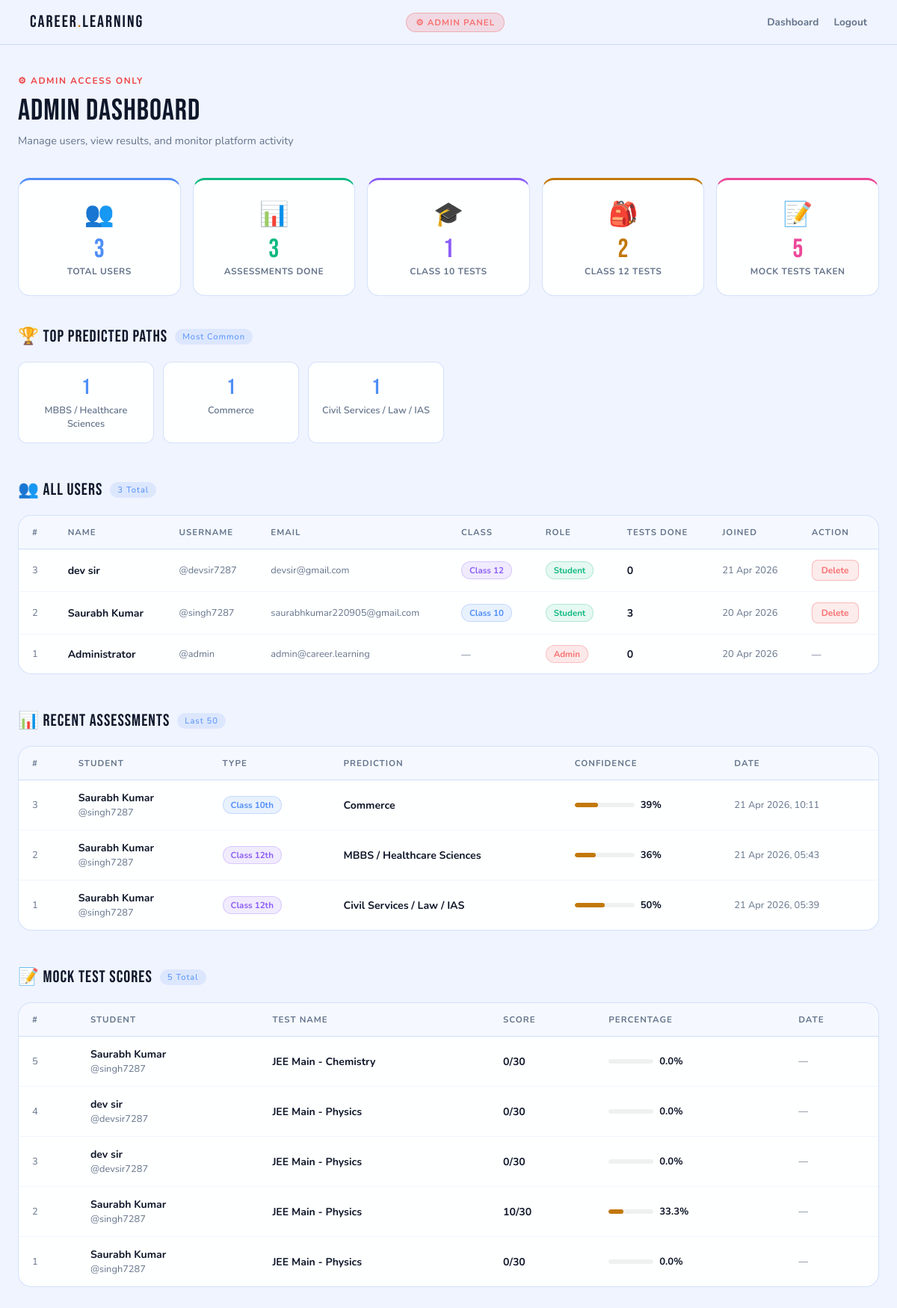
The page /admin (signed in) on the database its author committed.
### tables this page shows
CREATE TABLE results (
        id          INTEGER PRIMARY KEY AUTOINCREMENT,
        user_id     INTEGER,
        result_type TEXT,
        prediction  TEXT,
        confidence  INTEGER,
        input_data  TEXT,
        created_at  TIMESTAMP DEFAULT CURRENT_TIMESTAMP,
        FOREIGN KEY(user_id) REFERENCES users(id) ON DELETE CASCADE
    );

CREATE TABLE users (
        id            INTEGER PRIMARY KEY AUTOINCREMENT,
        fullname      TEXT    NOT NULL,
        username      TEXT    UNIQUE NOT NULL,
        email         TEXT    UNIQUE NOT NULL,
        password      TEXT    NOT NULL,
        student_class TEXT,
        is_admin      INTEGER DEFAULT 0,
        is_mentor     INTEGER DEFAULT 0,
        created_at    TIMESTAMP DEFAULT CURRENT_TIMESTAMP
    , phone TEXT);

CREATE TABLE mock_tests (
        id                  INTEGER PRIMARY KEY AUTOINCREMENT,
        title               TEXT NOT NULL,
        description         TEXT,
        subject             TEXT NOT NULL,
        exam_type           TEXT,
        total_questions     INTEGER NOT NULL,
        duration            INTEGER,
        difficulty_level    TEXT DEFAULT 'Medium',
        created_at          TIMESTAMP DEFAULT CURRENT_TIMESTAMP
    );

CREATE TABLE test_attempts (
        id                  INTEGER PRIMARY KEY AUTOINCREMENT,
        user_id             INTEGER NOT NULL,
        mock_test_id        INTEGER NOT NULL,
        score               INTEGER,
        total_questions     INTEGER,
        percentage          REAL,
        answers_json        TEXT,
        attempted_at        TIMESTAMP DEFAULT CURRENT_TIMESTAMP,
        FOREIGN KEY(user_id) REFERENCES users(id) ON DELETE CASCADE,
        FOREIGN KEY(mock_test_id) REFERENCES mock_tests(id) ON DELETE CASCADE
    );

### career_learning_complete/career_learning/admin.py (the view)
@admin.route('/admin')
@admin_required
def admin_panel():
    conn = get_db()
    users_raw = conn.execute("""
        SELECT u.*, COUNT(r.id) as result_count
        FROM users u
        LEFT JOIN results r ON r.user_id = u.id
        GROUP BY u.id
        ORDER BY u.created_at DESC
    """).fetchall()
    results_raw = conn.execute("""
        SELECT r.*, u.fullname, u.username
        FROM results r
        JOIN users u ON u.id = r.user_id
        ORDER BY r.created_at DESC
        LIMIT 50
    """).fetchall()
    test_attempts_raw = conn.execute("""
        SELECT ta.*, u.fullname, u.username, mt.title as test_title
        FROM test_attempts ta
        JOIN users u ON u.id = ta.user_id
        JOIN mock_tests mt ON mt.id = ta.mock_test_id
        ORDER BY ta.attempted_at DESC
        LIMIT 50
    """).fetchall()
    total_users   = conn.execute("SELECT COUNT(*) FROM users").fetchone()[0]
    total_results = conn.execute("SELECT COUNT(*) FROM results").fetchone()[0]
    total_tests   = conn.execute("SELECT COUNT(*) FROM test_attempts").fetchone()[0]
    tenth_count   = conn.execute("SELECT COUNT(*) FROM results WHERE result_type='10th'").fetchone()[0]
    twelfth_count = conn.execute("SELECT COUNT(*) FROM results WHERE result_type='12th'").fetchone()[0]
    top_raw = conn.execute("""
        SELECT prediction, COUNT(*) as cnt FROM results
        GROUP BY prediction ORDER BY cnt DESC LIMIT 6
    """).fetchall()
    top_predictions = [(r['prediction'], r['cnt']) for r in top_raw]
    users = []
    for u in users_raw:
        u = dict(u)
        if isinstance(u.get('created_at'), str):
            try:    u['created_at'] = datetime.strptime(u['created_at'], '%Y-%m-%d %H:%M:%S')
            except: u['created_at'] = None
        users.append(type('User', (), u)())
    results = []
    for r in results_raw:
        r = dict(r)
        if isinstance(r.get('created_at'), str):
            try:    r['created_at'] = datetime.strptime(r['created_at'], '%Y-%m-%d %H:%M:%S')
            except: r['created_at'] = None
        results.append(type('Result', (), r)())
    test_attempts = []
    for ta in test_attempts_raw:
        ta = dict(ta)
        if isinstance(ta.get('attempted_at'), str):
            try:    ta['attempted_at'] = datetime.strptime(ta['attempted_at'], '%Y-%m-%d %H:%M:%S')
            except: ta['attempted_at'] = None
        test_attempts.append(type('TestAttempt', (), ta)())
    conn.close()
    return render_template('admin.html',
        users=users, results=results, test_attempts=test_attempts,
        total_users=total_users, total_results=total_results, total_tests=total_tests,
        tenth_count=tenth_count, twelfth_count=twelfth_count,
        top_predictions=top_predictions
    )

### career_learning_complete/career_learning/database.py (called while the page is built)
def get_db():
    conn = sqlite3.connect(DB_PATH)
    conn.row_factory = sqlite3.Row
    return conn

### career_learning_complete/career_learning/templates/admin.html (shortened to what this page needs)
<!DOCTYPE html>
<html lang="en">
<head>
</head>
<body>
  <nav>
    <a class="logo" href="/">Career<span>.</span>learning</a>
    <span class="admin-badge">⚙ ADMIN PANEL</span>
    <div class="nav-right">
      <a href="/dashboard">Dashboard</a>
      <a href="/logout">Logout</a>
    </div>
  </nav>
  <main>
    <div class="page-head">
      <div class="page-tag">⚙ Admin Access Only</div>
      <div class="page-title">ADMIN DASHBOARD</div>
      <div class="page-sub">Manage users, view results, and monitor platform activity</div>
    </div>
    <div class="stats-grid">
      <div class="stat-card s1">
        <div class="stat-icon">👥</div>
        <div class="stat-num" style="color:var(--primary)">{{ total_users }}</div>
        <div class="stat-label">Total Users</div>
      </div>
      <div class="stat-card s2">
        <div class="stat-icon">📊</div>
        <div class="stat-num" style="color:var(--green)">{{ total_results }}</div>
        <div class="stat-label">Assessments Done</div>
      </div>
      <div class="stat-card s3">
        <div class="stat-icon">🎓</div>
        <div class="stat-num" style="color:var(--violet)">{{ tenth_count }}</div>
        <div class="stat-label">Class 10 Tests</div>
      </div>
      <div class="stat-card s4">
        <div class="stat-icon">🎒</div>
        <div class="stat-num" style="color:var(--gold)">{{ twelfth_count }}</div>
        <div class="stat-label">Class 12 Tests</div>
      </div>
      <div class="stat-card s5">
        <div class="stat-icon">📝</div>
        <div class="stat-num" style="color:var(--pink)">{{ total_tests }}</div>
        <div class="stat-label">Mock Tests Taken</div>
      </div>
    </div>
    {% if top_predictions %}
    <div class="section">
      <div class="section-title">🏆 Top Predicted Paths <span class="badge">Most Common</span></div>
      <div class="pred-grid">
        {% for pred, cnt in top_predictions %}
        <div class="pred-item">
          <div class="pred-count">{{ cnt }}</div>
          <div class="pred-name">{{ pred }}</div>
        </div>
        {% endfor %}
      </div>
    </div>
    {% endif %}
    <div class="section">
      <div class="section-title">👥 All Users <span class="badge">{{ total_users }} Total</span></div>
      <div class="table-wrap">
        <table>
          <thead>
            <tr>
              <th>#</th>
              <th>Name</th>
              <th>Username</th>
              <th>Email</th>
              <th>Class</th>
              <th>Role</th>
              <th>Tests Done</th>
              <th>Joined</th>
              <th>Action</th>
            </tr>
          </thead>
          <tbody>
            {% for user in users %}
            <tr>
              <td class="td-muted">{{ user.id }}</td>
              <td><strong>{{ user.fullname }}</strong></td>
              <td class="td-muted">@{{ user.username }}</td>
              <td class="td-muted">{{ user.email }}</td>
              <td>
                {% if user.student_class %}
                  <span class="chip chip-{{ user.student_class }}">Class {{ user.student_class }}</span>
                {% else %}
                  <span class="td-muted">—</span>
                {% endif %}
              </td>
              <td>
                {% if user.is_admin %}
                  <span class="chip chip-admin">Admin</span>
                {% else %}
                  <span class="chip chip-user">Student</span>
                {% endif %}
              </td>
              <td><strong>{{ user.result_count }}</strong></td>
              <td class="td-muted">{{ user.created_at.strftime('%d %b %Y') if user.created_at else '—' }}</td>
              <td>
                {% if not user.is_admin %}
                <form action="/admin/delete-user/{{ user.id }}" method="POST"
                      onsubmit="return confirm('Delete {{ user.fullname }}? This cannot be undone.')">
                  <button type="submit" class="btn-del">Delete</button>
                </form>
                {% else %}
                  <span class="td-muted">—</span>
                {% endif %}
              </td>
            </tr>
            {% else %}
            <tr><td colspan="9" style="text-align:center;color:var(--muted);padding:32px">No users yet.</td></tr>
            {% endfor %}
          </tbody>
        </table>
      </div>
    </div>
    <div class="section">
      <div class="section-title">📊 Recent Assessments <span class="badge">Last 50</span></div>
      <div class="table-wrap">
        <table>
          <thead>
            <tr>
              <th>#</th>
              <th>Student</th>
              <th>Type</th>
              <th>Prediction</th>
              <th>Confidence</th>
              <th>Date</th>
            </tr>
          </thead>
          <tbody>
            {% for r in results %}
            <tr>
              <td class="td-muted">{{ r.id }}</td>
              <td>
                <strong>{{ r.fullname }}</strong><br>
                <span class="td-muted">@{{ r.username }}</span>
              </td>
              <td>
                <span class="chip chip-{{ r.result_type.replace('th','') }}">
                  Class {{ r.result_type }}
                </span>
              </td>
              <td><strong>{{ r.prediction }}</strong></td>
              <td>
                <div class="conf-bar">
                  <div class="conf-track">
                    <div class="conf-fill" style="width:{{ r.confidence }}%;background:{% if r.confidence >= 75 %}var(--green){% elif r.confidence >= 55 %}var(--primary){% else %}var(--gold){% endif %}"></div>
                  </div>
                  <span style="font-size:0.82rem;font-weight:700">{{ r.confidence }}%</span>
                </div>
              </td>
              <td class="td-muted">{{ r.created_at.strftime('%d %b %Y, %H:%M') if r.created_at else '—' }}</td>
            </tr>
            {% else %}
            <tr><td colspan="6" style="text-align:center;color:var(--muted);padding:32px">No assessments yet.</td></tr>
            {% endfor %}
          </tbody>
        </table>
      </div>
    </div>
    {% if test_attempts %}
    <div class="section">
      <div class="section-title">📝 Mock Test Scores <span class="badge">{{ total_tests }} Total</span></div>
      <div class="table-wrap">
        <table>
          <thead>
            <tr>
              <th>#</th>
              <th>Student</th>
              <th>Test Name</th>
              <th>Score</th>
              <th>Percentage</th>
              <th>Date</th>
            </tr>
          </thead>
          <tbody>
            {% for ta in test_attempts %}
            <tr>
              <td class="td-muted">{{ ta.id }}</td>
              <td>
                <strong>{{ ta.fullname }}</strong><br>
                <span class="td-muted">@{{ ta.username }}</span>
              </td>
              <td><strong>{{ ta.test_title }}</strong></td>
              <td><strong>{{ ta.score }}/{{ ta.total_questions }}</strong></td>
              <td>
                <div style="display:flex;align-items:center;gap:8px">
                  <div style="width:60px;height:6px;background:rgba(0,0,0,0.06);border-radius:6px;overflow:hidden">
                    <div style="height:100%;border-radius:6px;width:{{ ta.percentage }}%;background:{% if ta.percentage >= 75 %}var(--green){% elif ta.percentage >= 55 %}var(--primary){% else %}var(--gold){% endif %}"></div>
                  </div>
                  <span style="font-size:0.82rem;font-weight:700">{{ "%.1f"|format(ta.percentage) }}%</span>
                </div>
              </td>
              <td class="td-muted">{{ ta.attempted_at.strftime('%d %b %Y, %H:%M') if ta.attempted_at else '—' }}</td>
            </tr>
            {% endfor %}
          </tbody>
        </table>
      </div>
    </div>
    {% endif %}
  </main>
</body>
</html>

### rows shown on the page
results: cnt "1", prediction "MBBS / Healthcare Sciences", result_type "12th", prediction "MBBS / Healthcare Sciences"
results: cnt "1", prediction "Commerce", result_type "10th", prediction "Commerce"
results: id "1", prediction "Civil Services / Law / IAS", result_type "12th", prediction "Civil Services / Law / IAS"
users: fullname "dev sir", username "devsir7287", email "devsir@gmail.com", student_class "12", fullname "dev sir" "dev sir", username "devsir7287" "devsir7287"
users: fullname "Saurabh Kumar", username "singh7287", email "saurabhkumar220905@gmail.com", student_class "10", fullname "Saurabh Kumar" "Saurabh Kumar" "Saurabh Kumar", username "singh7287" "singh7287" "singh7287", fullname "Saurabh Kumar" "Saurabh Kumar" "Saurabh Kumar", username "singh7287" "singh7287" "singh7287"
users: id "1", fullname "Administrator", username "admin", email "admin@career.learning", result_count "0", created_at "20 Apr 2026"
mock_tests: test_title "JEE Main - Chemistry"
test_attempts: percentage "0.0"
mock_tests: test_title "JEE Main - Physics" "JEE Main - Physics" "JEE Main - Physics" "JEE Main - Physics"
test_attempts: percentage "0.0"
test_attempts: percentage "0.0"
test_attempts: percentage "33.3"
test_attempts: percentage "0.0"

### other values the page prints
{{ total_users }} "3"
{{ total_results }} "3"
{{ tenth_count }} "1"
{{ twelfth_count }} "2"
{{ total_tests }} "5"
{{ user.id }} "3" "2"
{{ user.result_count }} "0" "3"
{{ user.created_at.strftime('%d %b %Y') if user.created_at else '—' }} "21 Apr 2026" "20 Apr 2026"
{{ r.id }} "3" "2" "1"
{{ r.confidence }} "39" "36" "50"
{{ r.created_at.strftime('%d %b %Y, %H:%M') if r.created_at else '—' }} "21 Apr 2026, 10:11" "21 Apr 2026, 05:43" "21 Apr 2026, 05:39"
{{ ta.id }} "5" "4" "3" "2" "1"
{{ ta.score }} "0" "0" "0" "10" "0"
{{ ta.total_questions }} "30" "30" "30" "30" "30"
